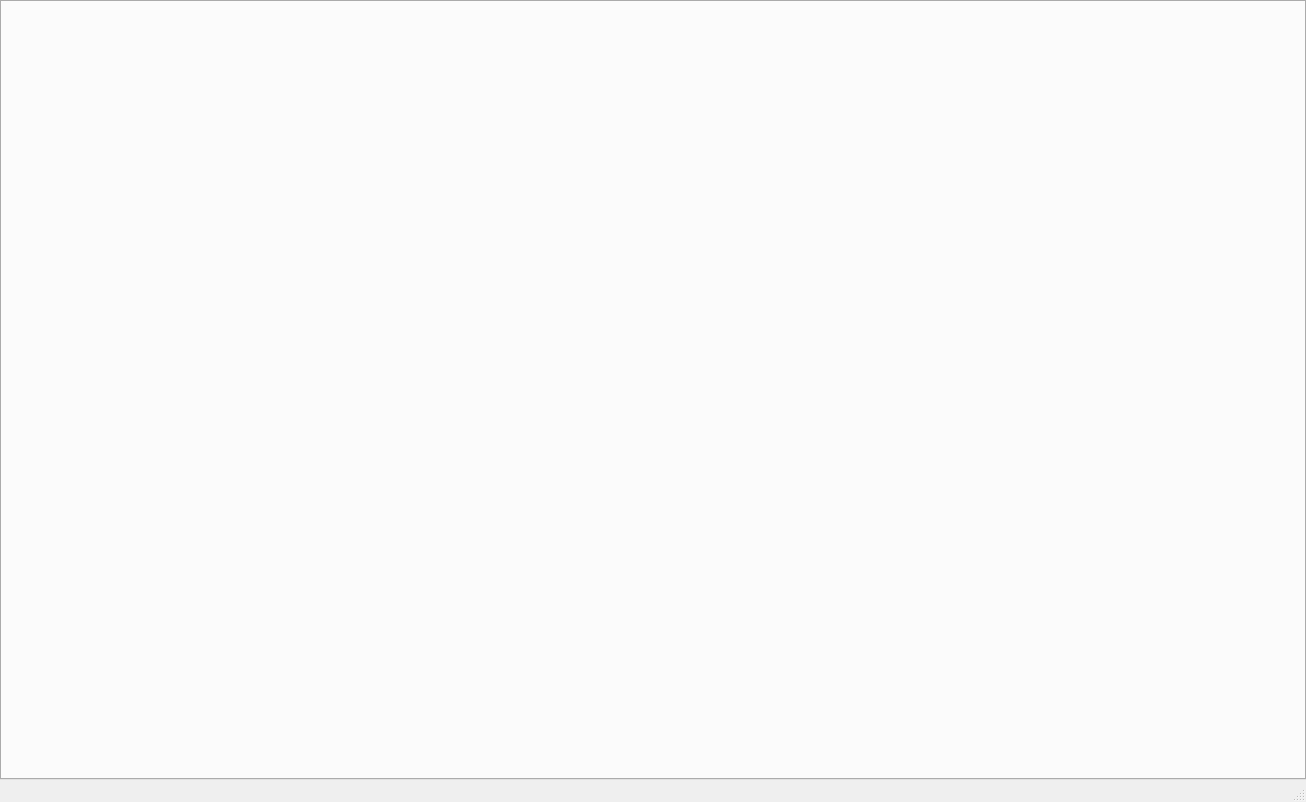
<?xml version="1.0" encoding="UTF-8"?>
<ui version="4.0">
 <class>MainWindow</class>
 <widget class="QMainWindow" name="MainWindow">
  <property name="geometry">
   <rect>
    <x>0</x>
    <y>0</y>
    <width>1306</width>
    <height>802</height>
   </rect>
  </property>
  <property name="windowTitle">
   <string>MainWindow</string>
  </property>
  <widget class="QWidget" name="centralwidget">
   <layout class="QGridLayout" name="gridLayout">
    <property name="leftMargin">
     <number>0</number>
    </property>
    <property name="topMargin">
     <number>0</number>
    </property>
    <property name="rightMargin">
     <number>0</number>
    </property>
    <property name="bottomMargin">
     <number>0</number>
    </property>
    <item row="0" column="0">
     <widget class="QTabWidget" name="_pageSwitcher">
      </widget>
    </item>
   </layout>
  </widget>
  <widget class="QMenuBar" name="menubar">
   <property name="geometry">
    <rect>
     <x>0</x>
     <y>0</y>
     <width>1306</width>
     <height>21</height>
    </rect>
   </property>
  </widget>
  <widget class="QStatusBar" name="statusbar"/>
 </widget>
 <customwidgets>
  <customwidget>
   <class>SpellDBCPage</class>
   <extends>QWidget</extends>
   <header>SpellDBCPage.h</header>
  </customwidget>
  <customwidget>
   <class>SpellSearchResults</class>
   <extends>QListWidget</extends>
   <header>SpellSearchResults.h</header>
  </customwidget>
  <customwidget>
   <class>SpellDataDisplay</class>
   <extends>QWidget</extends>
   <header>SpellDataDisplay.h</header>
   <container>1</container>
  </customwidget>
  <customwidget>
   <class>SpellProperties</class>
   <extends>QGroupBox</extends>
   <header>SpellProperties.h</header>
   <container>1</container>
  </customwidget>
  <customwidget>
   <class>SpellBaseProperties</class>
   <extends>QGroupBox</extends>
   <header>SpellBaseProperties.h</header>
   <container>1</container>
  </customwidget>
  <customwidget>
   <class>SpellAuraProperties</class>
   <extends>QGroupBox</extends>
   <header>SpellAuraProperties.h</header>
   <container>1</container>
  </customwidget>
  <customwidget>
   <class>SpellCasterProperties</class>
   <extends>QGroupBox</extends>
   <header>SpellCasterProperties.h</header>
   <container>1</container>
  </customwidget>
  <customwidget>
   <class>SpellTargetProperties</class>
   <extends>QGroupBox</extends>
   <header>SpellTargetProperties.h</header>
   <container>1</container>
  </customwidget>
  <customwidget>
   <class>SpellSourceSelector</class>
   <extends>QGroupBox</extends>
   <header>SpellSourceSelector.h</header>
   <container>1</container>
  </customwidget>
  <customwidget>
   <class>SpellAttributes</class>
   <extends>QGroupBox</extends>
   <header>SpellAttributes.h</header>
   <container>1</container>
  </customwidget>
  <customwidget>
   <class>SpellAttributesOverview</class>
   <extends>QWidget</extends>
   <header>SpellAttributesOverview.h</header>
   <container>1</container>
  </customwidget>
  <customwidget>
   <class>SpellFamilyDropdown</class>
   <extends>QLabel</extends>
   <header>SearchableDropdown.h</header>
  </customwidget>
  <customwidget>
   <class>PowerTypeDropdown</class>
   <extends>QLabel</extends>
   <header>SearchableDropdown.h</header>
  </customwidget>
  <customwidget>
   <class>RuneCostDropdown</class>
   <extends>QLabel</extends>
   <header>SearchableDropdown.h</header>
  </customwidget>
  <customwidget>
   <class>SpellSchoolSelector</class>
   <extends>QGroupBox</extends>
   <header>SpellProperties.h</header>
   <container>1</container>
  </customwidget>
  <customwidget>
   <class>SpellCastTimeDropdown</class>
   <extends>QLabel</extends>
   <header>SearchableDropdown.h</header>
  </customwidget>
  <customwidget>
   <class>SpellPreventionTypeDropdown</class>
   <extends>QLabel</extends>
   <header>SearchableDropdown.h</header>
  </customwidget>
  <customwidget>
   <class>SpellDamageClassDropdown</class>
   <extends>QLabel</extends>
   <header>SearchableDropdown.h</header>
  </customwidget>
  <customwidget>
   <class>ChannelInterruptSelector</class>
   <extends>QGroupBox</extends>
   <header>SpellProperties.h</header>
   <container>1</container>
  </customwidget>
  <customwidget>
   <class>CastInterruptSelector</class>
   <extends>QGroupBox</extends>
   <header>SpellProperties.h</header>
   <container>1</container>
  </customwidget>
  <customwidget>
   <class>SpellEffectProperties</class>
   <extends>QGroupBox</extends>
   <header>SpellEffectProperties.h</header>
   <container>1</container>
  </customwidget>
 </customwidgets>
 <resources/>
 <connections/>
</ui>
